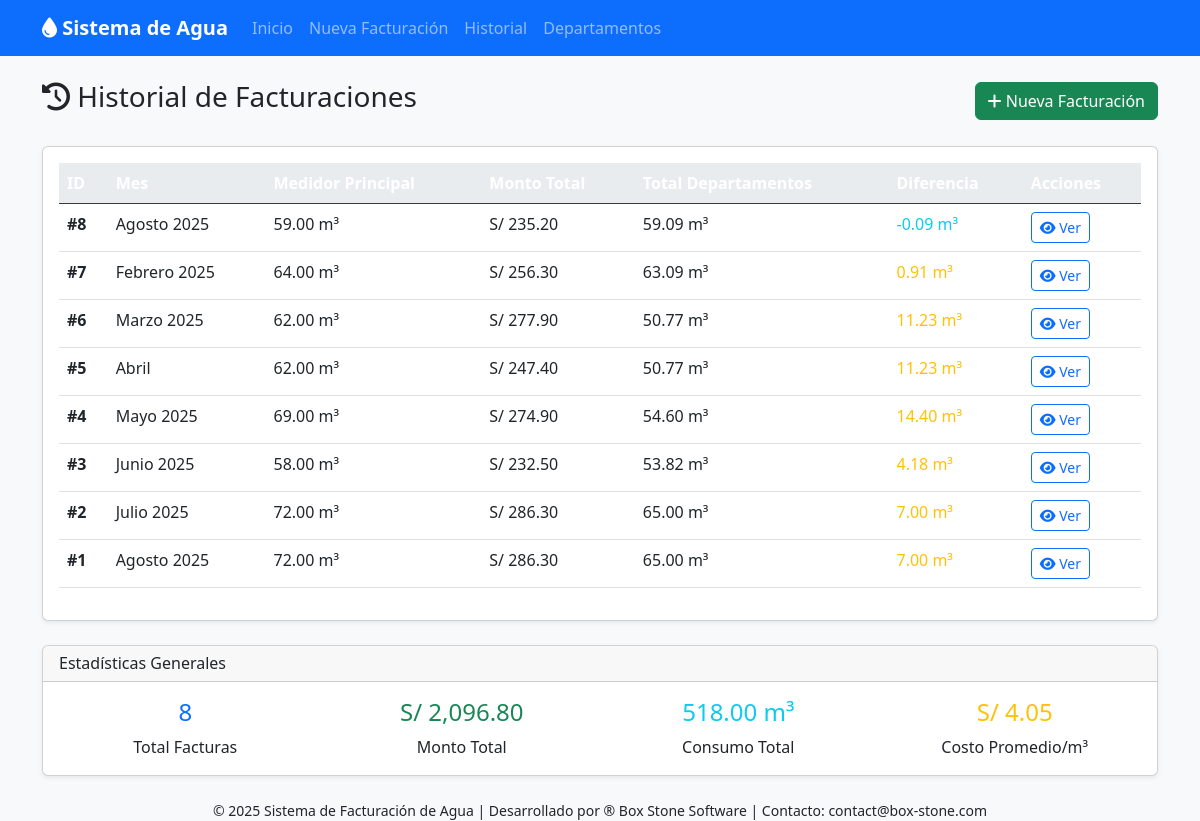
The page /historial on the database its author committed.
### tables this page shows
CREATE TABLE facturacion (
            id INTEGER PRIMARY KEY AUTOINCREMENT,
            fecha_registro DATETIME DEFAULT CURRENT_TIMESTAMP,
            mes_facturacion TEXT NOT NULL,
            medidor_principal_m3 REAL NOT NULL,
            monto_total REAL NOT NULL,
            total_departamentos_m3 REAL NOT NULL,
            diferencia_m3 REAL NOT NULL
        );

### app.py (the view)
@app.route('/historial')
def historial():
    conn = get_db_connection()
    facturaciones = conn.execute('''
        SELECT id, fecha_registro, mes_facturacion, medidor_principal_m3,
               monto_total, total_departamentos_m3, diferencia_m3
        FROM facturacion
        ORDER BY fecha_registro DESC
    ''').fetchall()
    conn.close()
    return render_template('historial.html', facturaciones=facturaciones)

### app.py (called while the page is built)
def get_db_connection():
    conn = sqlite3.connect('facturacion_agua.db')
    conn.row_factory = sqlite3.Row
    return conn

@app.template_filter('currency')
def currency_filter(value):
    return f"S/ {value:,.2f}"

@app.template_filter('volume')
def volume_filter(value):
    return f"{value:.2f} m³"

### templates/historial.html (shortened to what this page needs)
{% extends "base.html" %}
{% block content %}
<div class="row">
    <div class="col-12">
        <div class="d-flex justify-content-between align-items-center mb-4">
            <h3><i class="fas fa-history"></i> Historial de Facturaciones</h3>
            <a href="{{ url_for('nueva_facturacion') }}" class="btn btn-success">
                <i class="fas fa-plus"></i> Nueva Facturación
            </a>
        </div>
    </div>
</div>
{% if facturaciones %}
<div class="row">
    <div class="col-12">
        <div class="card">
            <div class="card-body">
                <div class="table-responsive">
                    <table class="table table-hover">
                        <thead class="table-dark">
                            <tr>
                                <th>ID</th>
                                <th>Mes</th>
                                <th>Medidor Principal</th>
                                <th>Monto Total</th>
                                <th>Total Departamentos</th>
                                <th>Diferencia</th>
                                <th>Acciones</th>
                            </tr>
                        </thead>
                        <tbody>
                            {% for facturacion in facturaciones %}
                            <tr>
                                <td><strong>#{{ facturacion.id }}</strong></td>
                                <td>{{ facturacion.mes_facturacion }}</td>
                                <td>{{ facturacion.medidor_principal_m3|volume }}</td>
                                <td>{{ facturacion.monto_total|currency }}</td>
                                <td>{{ facturacion.total_departamentos_m3|volume }}</td>
                                <td class="{% if facturacion.diferencia_m3 > 0 %}text-warning{% else %}text-info{% endif %}">
                                    {{ facturacion.diferencia_m3|volume }}
                                </td>
                                <td>
                                    <a href="{{ url_for('ver_facturacion', facturacion_id=facturacion.id) }}"
                                       class="btn btn-outline-primary btn-sm">
                                        <i class="fas fa-eye"></i> Ver
                                    </a>
                                </td>
                            </tr>
                            {% endfor %}
                        </tbody>
                    </table>
                </div>
            </div>
        </div>
    </div>
</div>
<div class="row mt-4">
    <div class="col-12">
        <div class="card">
            <div class="card-header">
                <h6 class="mb-0">Estadísticas Generales</h6>
            </div>
            <div class="card-body">
                <div class="row">
                    <div class="col-md-3">
                        <div class="text-center">
                            <h4 class="text-primary">{{ facturaciones|length }}</h4>
                            <p class="mb-0">Total Facturas</p>
                        </div>
                    </div>
                    <div class="col-md-3">
                        <div class="text-center">
                            <h4 class="text-success">{{ (facturaciones|sum(attribute='monto_total'))|currency }}</h4>
                            <p class="mb-0">Monto Total</p>
                        </div>
                    </div>
                    <div class="col-md-3">
                        <div class="text-center">
                            <h4 class="text-info">{{ (facturaciones|sum(attribute='medidor_principal_m3'))|volume }}</h4>
                            <p class="mb-0">Consumo Total</p>
                        </div>
                    </div>
                    <div class="col-md-3">
                        <div class="text-center">
                            <h4 class="text-warning">{{ ((facturaciones|sum(attribute='monto_total')) / (facturaciones|sum(attribute='medidor_principal_m3')) if facturaciones|sum(attribute='medidor_principal_m3') > 0 else 0)|currency }}</h4>
                            <p class="mb-0">Costo Promedio/m³</p>
                        </div>
                    </div>
                </div>
            </div>
        </div>
    </div>
</div>
{% endif %}
{% endblock %}

### templates/base.html (shortened to what this page needs)
<!DOCTYPE html>
<html lang="es">
<head>
    <link href="https://cdnjs.cloudflare.com/ajax/libs/bootstrap/5.3.0/css/bootstrap.min.css" rel="stylesheet">
    <link href="https://cdnjs.cloudflare.com/ajax/libs/font-awesome/6.4.0/css/all.min.css" rel="stylesheet">
</head>
<body>
    <nav class="navbar navbar-expand-lg navbar-dark bg-primary">
        <div class="container">
            <a class="navbar-brand" href="{{ url_for('index') }}">
                <i class="fas fa-tint"></i> Sistema de Agua
            </a>
            <div class="collapse navbar-collapse" id="navbarNav">
                <ul class="navbar-nav">
                    <li class="nav-item">
                        <a class="nav-link" href="{{ url_for('index') }}">Inicio</a>
                    </li>
                    <li class="nav-item">
                        <a class="nav-link" href="{{ url_for('nueva_facturacion') }}">Nueva Facturación</a>
                    </li>
                    <li class="nav-item">
                        <a class="nav-link" href="{{ url_for('historial') }}">Historial</a>
                    </li>
                    <li class="nav-item">
                        <a class="nav-link" href="{{ url_for('gestionar_departamentos') }}">Departamentos</a>
                    </li>
                </ul>
            </div>
        </div>
    </nav>
    <div class="container mt-4">
        {% block content %}{% endblock %}
    </div>
</body>
<footer class="text-center mt-4" style="font-size: 14px;">
    &copy; 2025 Sistema de Facturación de Agua |
    Desarrollado por &reg; <a href="https://boxstone.com" target="_blank" style="text-decoration: none; color: inherit;">Box Stone Software</a> |
    Contacto: <a href="mailto:contact@box-stone.com" style="text-decoration: none; color: inherit;">contact@box-stone.com</a>
</footer>
</html>

### templates/base.html (style rules this page uses)
body { background-color: #f8f9fa; }
.navbar-brand { font-weight: bold; }
.card { box-shadow: 0 0.125rem 0.25rem rgba(0, 0, 0, 0.075); }
.table th { background-color: #e9ecef; }

### rows shown on the page
facturacion: id "8", mes_facturacion "Agosto 2025", medidor_principal_m3|volume "59.00 m³", monto_total "S/ 235.20", total_departamentos_m3|volume "59.09 m³", diferencia_m3|volume "-0.09 m³"
facturacion: id "7", mes_facturacion "Febrero 2025", medidor_principal_m3|volume "64.00 m³", monto_total "S/ 256.30", total_departamentos_m3|volume "63.09 m³", diferencia_m3|volume "0.91 m³"
facturacion: id "6", mes_facturacion "Marzo 2025", medidor_principal_m3|volume "62.00 m³", monto_total "S/ 277.90", total_departamentos_m3|volume "50.77 m³", diferencia_m3|volume "11.23 m³"
facturacion: id "5", mes_facturacion "Abril", medidor_principal_m3|volume "62.00 m³", monto_total "S/ 247.40", total_departamentos_m3|volume "50.77 m³", diferencia_m3|volume "11.23 m³"
facturacion: id "4", mes_facturacion "Mayo 2025", medidor_principal_m3|volume "69.00 m³", monto_total "S/ 274.90", total_departamentos_m3|volume "54.60 m³", diferencia_m3|volume "14.40 m³"
facturacion: id "3", mes_facturacion "Junio 2025", medidor_principal_m3|volume "58.00 m³", monto_total "S/ 232.50", total_departamentos_m3|volume "53.82 m³", diferencia_m3|volume "4.18 m³"
facturacion: id "2", mes_facturacion "Julio 2025", medidor_principal_m3|volume "72.00 m³", monto_total "S/ 286.30", total_departamentos_m3|volume "65.00 m³", diferencia_m3|volume "7.00 m³"
facturacion: id "1", mes_facturacion "Agosto 2025", medidor_principal_m3|volume "72.00 m³", monto_total "S/ 286.30", total_departamentos_m3|volume "65.00 m³", diferencia_m3|volume "7.00 m³"

### other values the page prints
{{ facturaciones|length }} "8"
{{ (facturaciones|sum(attribute='monto_total'))|currency }} "S/ 2,096.80"
{{ (facturaciones|sum(attribute='medidor_principal_m3'))|volume }} "518.00 m³"
